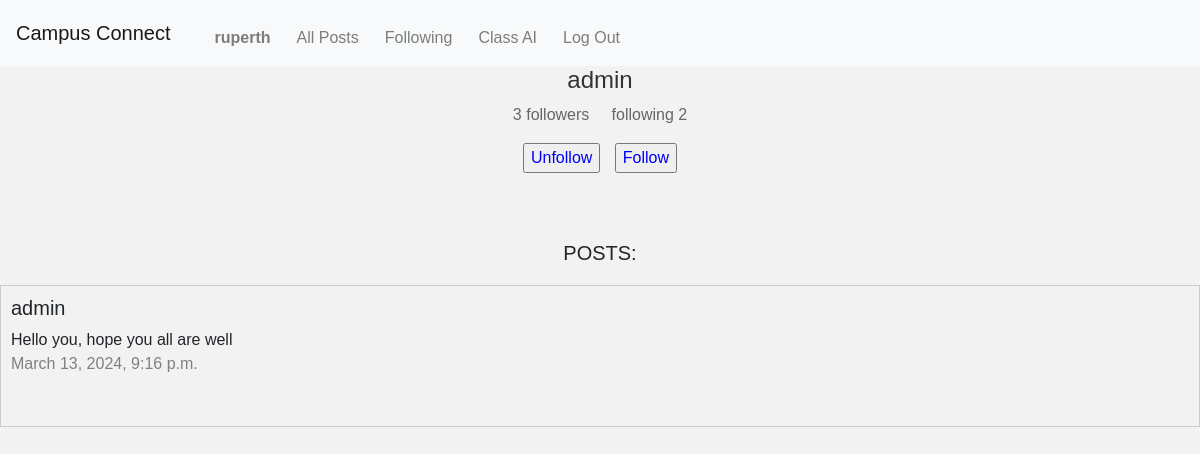
The page /unfollow/4/ (signed in) on the database its author committed.
### network/models.py (models this page shows, shortened)
class User(AbstractUser):
    pass

class Post(models.Model):
    text = models.TextField(default='')
    user = models.ForeignKey(User, on_delete=models.CASCADE)
    created_at = models.DateTimeField(auto_now_add=True)

### network/views.py (the view)
# urls.py: path("unfollow/<int:id>/", views.unfollow, name="unfollow"),
def unfollow(request, id):
    try:
        if request.method == "POST":
            profile = User.objects.get(pk=id)
            follower = Follow.objects.filter(follower=request.user, following=profile)
            follower.delete()
            return JsonResponse({'success': True})
        else:
            profile = User.objects.get(pk=id)
            posts = Post.objects.all().filter(user=profile)
            followings = Follow.objects.all().filter(follower=request.user, following=profile).exists()
            followers = Follow.objects.all().filter(following=profile)
            following = Follow.objects.all().filter(follower=profile)
            return render(request, "network/profile.html", {"posts":posts, "profile":profile, "followings":followings, "followers":followers.count(), "following":following.count()})
    except Exception as e:
        return JsonResponse({'success': False, 'error': str(e)})

### network/templates/network/profile.html (shortened to what this page needs)
{% extends "network/layout.html" %}
{% load static %}
{% block body %}
<div id="heading-align">
    <h1>{{profile}}</h1>
    {% if user.is_authenticated %}
        <p> {{followers}} followers &nbsp;&nbsp;&nbsp; following {{following}}</p>
        {% if profile.username != user.username %}
        <div id="unfollow-div">
            <form action="{% url 'unfollow' profile.pk %}" method="post" id="unfollow">
                <input type="submit" value="Unfollow" id="unfollow-id-btn" class="follow-btn">
            </form>
        </div>
        <div id="follow-div">
            <form action="{% url 'profile' profile.pk %}" method="post" id="following">
                <input type="submit" value="Follow" id="follow-id-btn" class="follow-btn">
            </form>
        </div>
        {% endif %}
    {% endif %}
</div><br><br>
<div id="heading-align"><h5>POSTS:</h5></div>
    {% for post in posts %}
    <div id="new-posts">
        <h5>{{post.user}}</h5>
        {{post.text}}
        <p class="date">{{post.created_at}}</p><br>
    </div>
    {% endfor %}
{% endblock %}

### network/templates/network/layout.html (shortened to what this page needs)
{% load static %}
<!DOCTYPE html>
<html lang="en">
    <head>
        <link rel="stylesheet" href="https://stackpath.bootstrapcdn.com/bootstrap/4.4.1/css/bootstrap.min.css">
        <link href="{% static 'network/styles.css' %}" rel="stylesheet">
    </head>
    <body>
        <nav class="navbar navbar-expand-lg navbar-light bg-light">
            <a class="navbar-brand" href="#">Campus Connect</a>
            <div>
            <ul class="navbar-nav mr-auto">
                {% if user.is_authenticated %}
                    <li class="nav-item">
                        <a class="nav-link" href="{% url 'profile' user.pk %}"><strong>{{ user.username }}</strong></a>
                    </li>
                {% endif %}
                <li class="nav-item">
                  <a class="nav-link" href="{% url 'index' %}">All Posts</a>
                </li>
                {% if user.is_authenticated %}
                    <li class="nav-item">
                        <a class="nav-link" href="{% url 'following' %}">Following</a>
                    </li>
                    <li class="nav-item">
                        <a class="nav-link" href="{% url 'class_ai' %}">Class AI</a>
                    </li>
                    <li class="nav-item">
                        <a class="nav-link" href="{% url 'logout' %}">Log Out</a>
                    </li>
                {% endif %}
            </ul>
            </div>
        </nav>
        <div class="body">
            {% block body %}
            {% endblock %}
        </div>
    </body>
</html>

### network/static/network/styles.css (style rules this page uses)
body { font-family: Arial, sans-serif; background-color: #f2f2f2; }
h1 { font-size: 24px; color: #333; }
p { color: #666; line-height: 1.5; }
ul, ol { color: #666; line-height: 1.5; list-style: disc; margin-left: 20px; margin-top: 10px; }
#new-posts { border: 1px solid #ccc; padding: 10px; margin-bottom: 20px; }
#heading-align { text-align: center; margin-bottom: 20px; }
.follow-btn { color: blue; cursor: pointer; }
#unfollow-div { display: inline-block; }
#follow-div { display: inline-block; margin-left: 10px; }
.navbar { background-color: #f8f9fa; }
.navbar-brand { color: #333; font-size: 20px; }
.navbar-nav .nav-link { color: #333; font-size: 16px; margin-right: 10px; }
.date { color: grey; }

### rows shown on the page
User: username "ruperth"
User: username "admin"
Post: user "admin", text "Hello you, hope you all are well", created_at "March 13, 2024, 9:16 p.m."

### other values the page prints
{{ followers }} "3"
{{ following }} "2"
